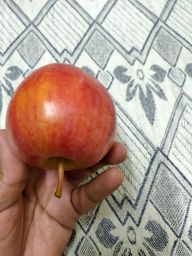
#> input picture dataset/Good Quality_Fruits/Apple_Good/IMG20200728174055.jpg, 192 x 256 px, found by its file name; its folder holds only this picture in this run
$ python train_xgboost.py
#> lines starting #> are read from the running program, lines starting #| are printed output that depends on the picture
"""
XGBoost Training Script
----------------------
Trains an XGBoost model for fruit quality classification.
Usage: python -m src.training.train_xgboost [--data_dir data] [--output_dir experiments]
"""

import os
import sys
import argparse
import json
import warnings
import numpy as np
import cv2
import matplotlib
matplotlib.use("Agg")
import matplotlib.pyplot as plt
from sklearn.model_selection import train_test_split, GridSearchCV
from sklearn.preprocessing import StandardScaler, LabelEncoder
from sklearn.metrics import (accuracy_score, precision_score, recall_score,
                             f1_score, confusion_matrix, classification_report)
from skimage.feature import hog
import joblib
import xgboost as xgb

warnings.filterwarnings("ignore")

sys.path.append(os.path.join(os.path.dirname(__file__), ".."))

RANDOM_SEED = 42
np.random.seed(RANDOM_SEED)

CLASS_MAPPING = {
    "Good Quality_Fruits": "Excellent Quality (Class A)",
    "Regular Quality_Fruits": "Good Quality (Class B)",
    "Bad Quality_Fruits": "Defective Quality (Class C)",
}
CLASS_SHORT = {
    "Excellent Quality (Class A)": "Excellent",
    "Good Quality (Class B)": "Good",
    "Defective Quality (Class C)": "Defective",
}
CLASSES = list(CLASS_SHORT.values())
N_CLASSES = len(CLASSES)


def parse_args():
    parser = argparse.ArgumentParser(description="Train XGBoost fruit quality classifier")
    parser.add_argument("--data_dir", type=str, default="dataset_processed",
                        help="Root data directory containing train and test folders")
    parser.add_argument("--output_dir", type=str, default="experiments")
    parser.add_argument("--test_size", type=float, default=0.2)
    return parser.parse_args()


def load_dataset(data_dir):
#> called with data_dir = 'dataset_processed/train'
    images, labels, filenames = [], [], []
    valid_ext = (".jpg", ".jpeg", ".png", ".bmp", ".webp")

    for quality_folder, class_name in CLASS_MAPPING.items():
        quality_path = os.path.join(data_dir, quality_folder)
        if not os.path.isdir(quality_path):
            print(f"  [WARN] Folder not found: {quality_path}")
            continue

        fruit_folders = [d for d in os.listdir(quality_path)
                         if os.path.isdir(os.path.join(quality_path, d))]
        for fruit_folder in fruit_folders:
            fruit_path = os.path.join(quality_path, fruit_folder)
            for fname in os.listdir(fruit_path):
                if fname.lower().endswith(valid_ext):
                    path = os.path.join(fruit_path, fname)
                    img = cv2.imread(path)
#> img is the input picture: shape (256, 192, 3); mean B, G, R 139.7, 151.5, 173.5
                    if img is None:
                        continue
                    img_rgb = cv2.cvtColor(img, cv2.COLOR_BGR2RGB)
                    images.append(img_rgb)
                    labels.append(CLASS_SHORT[class_name])
                    filenames.append(path)

    X = images
    y = np.array(labels)
    print(f"\nLoaded {len(X)} images across {len(np.unique(y))} classes")
    for cls in CLASSES:
        print(f"  {cls}: {np.sum(y == cls)}")
    return X, y, filenames


def extract_features(X_rgb):
    print("\nExtracting features for XGBoost...")
    features = []
    for i, img in enumerate(X_rgb):
        img_np = np.asarray(img, dtype=np.uint8)
        gray = cv2.cvtColor(img_np, cv2.COLOR_RGB2GRAY)
        gray = cv2.resize(gray, (128, 128))

        # HOG features
        hog_feat = hog(gray, pixels_per_cell=(16, 16), cells_per_block=(2, 2),
                       feature_vector=True)

        # Color histogram features (RGB)
        hist_r = cv2.calcHist([img], [0], None, [32], [0, 256]).flatten()
        hist_g = cv2.calcHist([img], [1], None, [32], [0, 256]).flatten()
        hist_b = cv2.calcHist([img], [2], None, [32], [0, 256]).flatten()
        hist_feat = np.concatenate([hist_r, hist_g, hist_b])

        # Statistical features (mean, std per channel)
        stats = np.array([img[:,:,c].mean() for c in range(3)] +
                         [img[:,:,c].std() for c in range(3)])

        feat = np.concatenate([hog_feat / (hog_feat.max() + 1e-8),
                               hist_feat / (hist_feat.sum() + 1e-8),
                               stats / 255.0])
        features.append(feat)

        if (i + 1) % 50 == 0:
            print(f"  Extracted {i+1}/{len(X_rgb)}")
#> this loop made 2 passes
#> pass 1, in extract_features, `gray = cv2.cvtColor(img_np, cv2.COLOR_RGB2GRAY)`:
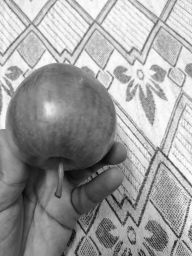
#> gray: shape (256, 192); min 6, max 254, mean 156.7
#> pass 1, in extract_features, `gray = cv2.resize(gray, (128, 128))`:
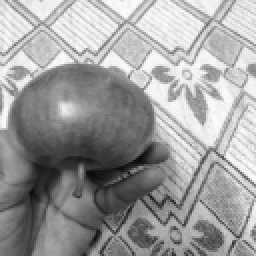
#> gray: shape (128, 128) (shown 2 times larger); min 9, max 253, mean 156.7
#> pass 2, in extract_features, `img_np = np.asarray(img, dtype=np.uint8)`:
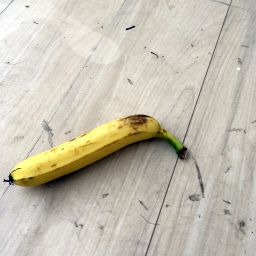
#> img_np: shape (256, 256, 3); mean R, G, B 198.3, 192.2, 177.7
#> pass 2, in extract_features, `gray = cv2.cvtColor(img_np, cv2.COLOR_RGB2GRAY)`:
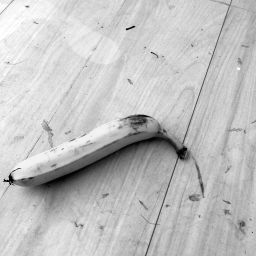
#> gray: shape (256, 256); min 0, max 255, mean 192.3
#> after the loop:
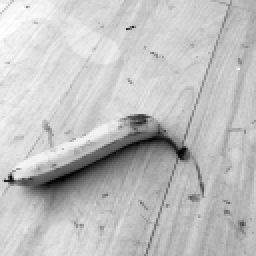
#> gray: shape (128, 128) (shown 2 times larger); min 1, max 255, mean 192.4

    return np.array(features, dtype=np.float32)


def plot_confusion_matrix(cm, output_dir):
    plt.figure(figsize=(6, 5))
    cm_arr = np.array(cm)
    im = plt.imshow(cm_arr, cmap="Blues", interpolation="nearest")
    plt.title("XGBoost Confusion Matrix", fontsize=12, fontweight="bold")
    plt.xlabel("Predicted")
    plt.ylabel("True")
    tick_marks = np.arange(N_CLASSES)
    plt.xticks(tick_marks, CLASSES, rotation=45)
    plt.yticks(tick_marks, CLASSES)
    thresh = cm_arr.max() / 2.0
    for i in range(N_CLASSES):
        for j in range(N_CLASSES):
            color = "white" if cm_arr[i, j] > thresh else "black"
            plt.text(j, i, int(cm_arr[i, j]), ha="center", va="center",
                     color=color, fontsize=10)
    plt.colorbar(im)
    plt.tight_layout()
    plt.savefig(os.path.join(output_dir, "results", "xgboost_confusion_matrix.png"),
                dpi=150, bbox_inches="tight")
    plt.close()


def main():
    args = parse_args()
    print("="*60)
    print("  TRAINING XGBOOST CLASSIFIER")
    print("="*60)

    os.makedirs(os.path.join(args.output_dir, "checkpoints"), exist_ok=True)
    os.makedirs(os.path.join(args.output_dir, "results"), exist_ok=True)

    # 1. Load datasets (train and test)
    train_dir = os.path.join(args.data_dir, "train")
    test_dir = os.path.join(args.data_dir, "test")

    print(f"Loading training data from: {train_dir}")
    X_train_rgb, y_train_raw, _ = load_dataset(train_dir)
    print(f"Loading test data from: {test_dir}")
    X_test_rgb, y_test_raw, _ = load_dataset(test_dir)

    if len(X_train_rgb) == 0 or len(X_test_rgb) == 0:
        print("\nERROR: No images found. Check data directory.")
        return

    # 2. Extract features
    X_train_feat = extract_features(X_train_rgb)
    X_test_feat = extract_features(X_test_rgb)

    # 3. Scale features and encode labels
    scaler = StandardScaler()
    X_train = scaler.fit_transform(X_train_feat)
    X_test = scaler.transform(X_test_feat)
    joblib.dump(scaler, os.path.join(args.output_dir, "checkpoints", "scaler_xgb.pkl"))

    le = LabelEncoder()
    y_train = le.fit_transform(y_train_raw)
    y_test = le.transform(y_test_raw)
    joblib.dump(le, os.path.join(args.output_dir, "checkpoints", "label_encoder_xgb.pkl"))

    # 5. Train XGBoost model with GridSearchCV
    print("\nTraining XGBoost with Hyperparameter Tuning...")
    xgb_model = xgb.XGBClassifier(
        random_state=RANDOM_SEED,
        eval_metric="mlogloss",
        use_label_encoder=False
    )

    xgb_params = {
        "n_estimators": [100, 200],
        "max_depth": [3, 5, 7],
        "learning_rate": [0.05, 0.1, 0.2]
    }

    xgb_grid = GridSearchCV(xgb_model, xgb_params, cv=3, scoring="accuracy", verbose=1)
    xgb_grid.fit(X_train, y_train)
    xgb_best = xgb_grid.best_estimator_

    # 6. Evaluate model
    y_pred = xgb_best.predict(X_test)
    accuracy = accuracy_score(y_test, y_pred)
    precision = precision_score(y_test, y_pred, average="weighted")
    recall = recall_score(y_test, y_pred, average="weighted")
    f1 = f1_score(y_test, y_pred, average="weighted")
    cm = confusion_matrix(y_test, y_pred).tolist()

    print(f"\nBest Parameters: {xgb_grid.best_params_}")
    print(f"Test Accuracy: {accuracy:.4f}")
    print(f"F1-Score: {f1:.4f}")
    print("\nClassification Report:")
    print(classification_report(y_test, y_pred, target_names=le.classes_))

    # 7. Save model and results
    joblib.dump(xgb_best, os.path.join(args.output_dir, "checkpoints", "xgboost.pkl"))
    print(f"Saved XGBoost model to {args.output_dir}/checkpoints/xgboost.pkl")

    results = {
        "xgboost": {
            "best_params": xgb_grid.best_params_,
            "accuracy": accuracy,
            "precision": precision,
            "recall": recall,
            "f1_score": f1,
            "confusion_matrix": cm
        }
    }

    report_path = os.path.join(args.output_dir, "results", "xgboost_metrics_report.json")
    with open(report_path, "w", encoding="utf-8") as f:
        json.dump(results, f, indent=2)

    plot_confusion_matrix(cm, args.output_dir)
    print("Training pipeline completed successfully.")


if __name__ == "__main__":
    main()
#> (the call stopped at in main, `xgb_model = xgb.XGBClassifier( random_state=RANDOM_SEED, eval_metric="..`: xgboost is not available in this run)
